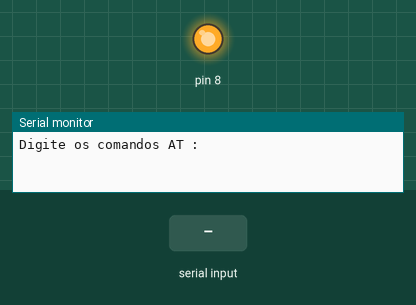
This sketch was run on a simulated Arduino Uno, built with avr-gcc and run on an emulated ATmega328P. On the bench: output pins drawn as LEDs (lit = HIGH), the last lines printed to the serial monitor. The inputs (shaded band) are chosen by the test bench.

Above: at 1.2 s.
1.3 s: "ola" received over the second serial link
At 1.8 s:
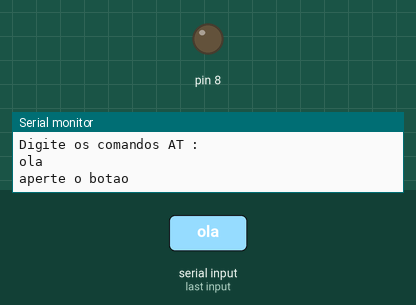
Timing chart, 0 to 7.8 s (numbered marks = the images above; inputs shaded):
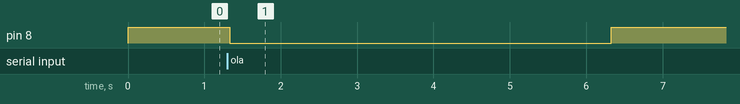

The sketch:

bluetooth_config.ino
```cpp
#include <SoftwareSerial.h>

//Define os pinos para a serial
SoftwareSerial master(2, 3); // RX, TX

String command = ""; // Stores response of bluetooth device
            // which simply allows n between each
            // response.  98d3:31:308382


void setup()
{
  //Inicia a serial
  Serial.begin(115200);
  Serial.println("Digite os comandos AT :");
  master.begin(38400);
  pinMode(8,OUTPUT);
  digitalWrite(8,1);

}

void loop()
{
  // Read device output if available.
  if (master.available())
  {
     while(master.available())
     { // While there is more to be read, keep reading.
       command += (char)master.read();
       delay(10);
     }
   Serial.println(command);
   if (command == "ola"){
    digitalWrite(8,0);
    Serial.print("aperte o botao");
    delay(5000);
    digitalWrite(8,1);
   }
   command = ""; // No repeats
  }

  // Read user input if available.
  if (Serial.available())
  {
    delay(10); // The DELAY!
    master.write(Serial.read());
  }
}
```

Measured:
- after the input at 1.3 s, pin 8: HIGH → LOW at once, → HIGH 5.0 s later
